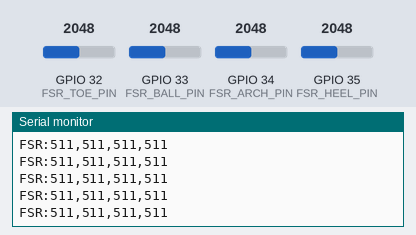
Recording of a sketch running on a simulated ESP32. Shown: the last lines printed to the serial monitor. The inputs (shaded band) are chosen by the test bench; at power-on: GPIO 32 (FSR_TOE_PIN) = 2048, GPIO 33 (FSR_BALL_PIN) = 2048, GPIO 34 (FSR_ARCH_PIN) = 2048, GPIO 35 (FSR_HEEL_PIN) = 2048. Nothing arrives over Bluetooth unless stated.

Above: at 1.2 s.
1.3 s: GPIO 32 (FSR_TOE_PIN) set to 2866
At 1.33 s:
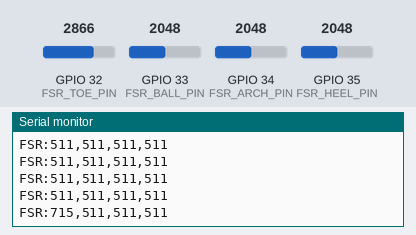
2.8 s: GPIO 33 (FSR_BALL_PIN) set to 2866
At 2.84 s:
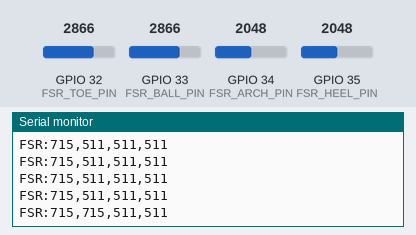
4.3 s: GPIO 34 (FSR_ARCH_PIN) set to 2866
At 4.35 s:
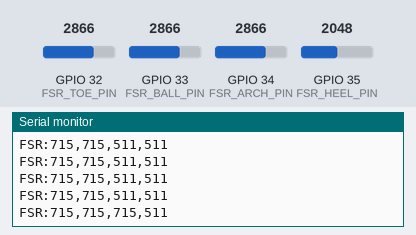
5.8 s: GPIO 35 (FSR_HEEL_PIN) set to 2866
At 5.87 s:
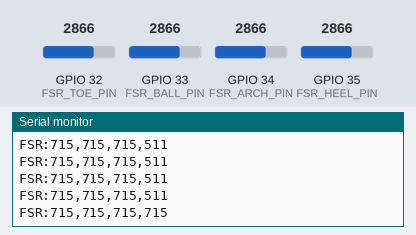
7.3 s: GPIO 32 (FSR_TOE_PIN) set to 3972
At 7.38 s:
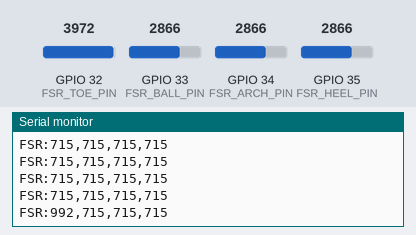
8.8 s: GPIO 33 (FSR_BALL_PIN) set to 3972
At 8.89 s:
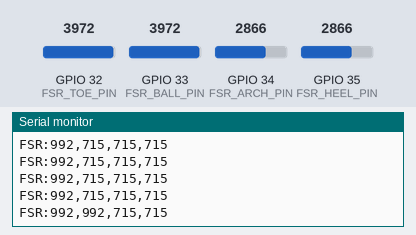
Timing chart, 0 to 11.3 s (numbered marks = the images above; inputs shaded):
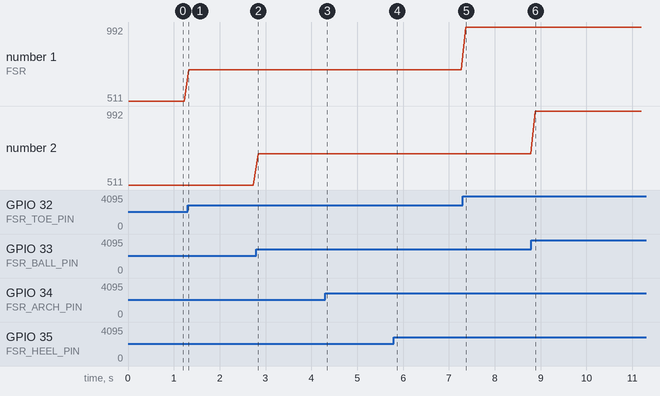

Measured:
- after the input at 1.3 s, the serial monitor: prints a new line at once (image 1)
- after the input at 2.8 s, the serial monitor: prints a new line at once (image 2)
- after the input at 4.3 s, the serial monitor: prints a new line after 0.05 s (image 3)
- after the input at 5.8 s, the serial monitor: prints a new line after 0.06 s (image 4)
- after the input at 7.3 s, the serial monitor: prints a new line after 0.07 s (image 5)
- after the input at 8.8 s, the serial monitor: prints a new line after 0.08 s (image 6)
- plotted number 1: 511 → 715 after the input at 1.3 s, 715 → 992 after the input at 7.3 s

The sketch:

StepRight_ESP32_Sketch.ino
```cpp
#include "BluetoothSerial.h"

// =========================================================================
// STEP RIGHT - HIGH SENSITIVITY ESP32 TELEMETRY SKETCH
// Supports: Standard USB Serial (115200 Baud) AND Classic Bluetooth SPP!
// Bluetooth Broadcast Name: "StepRight-FootScan"
// =========================================================================

// Initialize Bluetooth Serial
BluetoothSerial SerialBT;

// Define ESP32 Analog Input Pins (ADC1 pins are safest when using Bluetooth)
const int FSR_TOE_PIN   = 32; // FSR 1 (Toe / Inner Ball) - GPIO 32
const int FSR_BALL_PIN  = 33; // FSR 2 (Ball / Arch Core) - GPIO 33
const int FSR_ARCH_PIN  = 34; // FSR 3 (Arch Outer Edge)  - GPIO 34
const int FSR_HEEL_PIN  = 35; // FSR 4 (Heel Support)    - GPIO 35

// Calibration offsets to capture the lightest touches (0-4095 range)
const int SENSITIVITY_THRESHOLD = 15; // Filter noise below this analog value

void setup() {
  // 1. Initialize physical USB Serial (matching the website baud rate)
  Serial.begin(115200);

  // 2. Initialize built-in ESP32 Bluetooth
  SerialBT.begin("StepRight-FootScan");

  Serial.println("=================================================");
  Serial.println("👣 STEP RIGHT: ESP32 FSR Telemetry System Ready!");
  Serial.println("🔗 USB Baud Rate: 115200");
  Serial.println("📶 Bluetooth Broadcaster: 'StepRight-FootScan'");
  Serial.println("=================================================");
}

void loop() {
  // Read raw 12-bit analog values (0 to 4095) from ESP32 ADCs
  int rawToe   = analogRead(FSR_TOE_PIN);
  int rawBall  = analogRead(FSR_BALL_PIN);
  int rawArch  = analogRead(FSR_ARCH_PIN);
  int rawHeel  = analogRead(FSR_HEEL_PIN);

  // Apply noise filtering
  if (rawToe  < SENSITIVITY_THRESHOLD) rawToe  = 0;
  if (rawBall < SENSITIVITY_THRESHOLD) rawBall = 0;
  if (rawArch < SENSITIVITY_THRESHOLD) rawArch = 0;
  if (rawHeel < SENSITIVITY_THRESHOLD) rawHeel = 0;

  // Convert 12-bit ADC (0-4095) to 10-bit scale (0-1023) for the website heatmap
  // We use floating-point math to preserve precision on light touches
  int toeVal  = (int)((rawToe  / 4095.0) * 1023.0);
  int ballVal = (int)((rawBall / 4095.0) * 1023.0);
  int archVal = (int)((rawArch / 4095.0) * 1023.0);
  int heelVal = (int)((rawHeel / 4095.0) * 1023.0);

  // Boost low-end sensitivity so light finger touches register clearly
  if (toeVal  > 0 && toeVal  < 100) toeVal  = map(toeVal,  1, 99, 80, 200);
  if (ballVal > 0 && ballVal < 100) ballVal = map(ballVal, 1, 99, 80, 200);
  if (archVal > 0 && archVal < 100) archVal = map(archVal, 1, 99, 80, 200);
  if (heelVal > 0 && heelVal < 100) heelVal = map(heelVal, 1, 99, 80, 200);

  // Format the output string. Our website's upgraded parser will read this:
  // "FSR:Toe,Ball,Arch,Heel"
  String telemetryData = "FSR:" + String(toeVal) + "," + String(ballVal) + "," + String(archVal) + "," + String(heelVal);

  // Send data over USB Serial (for wired connection)
  Serial.println(telemetryData);

  // Send data over Bluetooth Serial (for wireless connection)
  if (SerialBT.hasClient()) {
    SerialBT.println(telemetryData);
  }

  // Stream at 100ms intervals (10Hz) for responsive real-time graphing
  delay(100);
}
```
